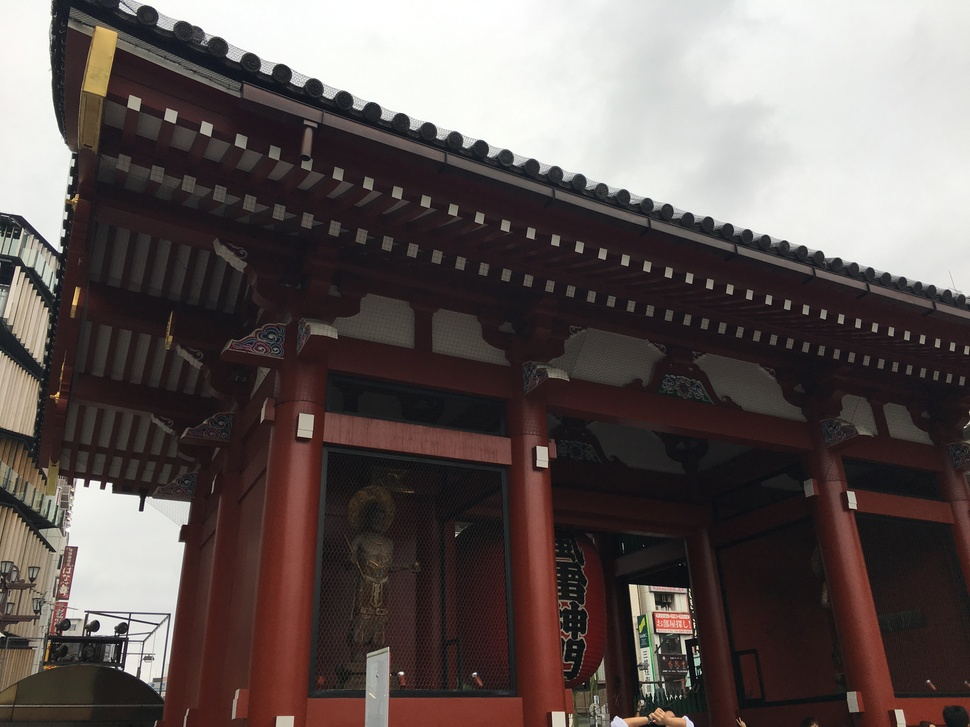
#> input picture Kaminarimon-12.jpg, 970 x 727 px, shrunk from 4032 x 3024 before the run
$ python Matching.py   (Python 2 division)
#> lines starting #> are read from the running program, lines starting #| are printed output that depends on the picture
# -*- coding:utf-8 -*-
import os
import sys
from PIL import Image
import numpy as np
import cv2
from matplotlib import pylab as plt
import sqlite3
from PIL.ExifTags import TAGS, GPSTAGS
import pickle
import time

# ExifからGPSの取得
# [29 lines left out: functions get_exif, calculate, not called in this run]

def process_image(imagename,resultname,params="--edge-thresh 10 --peak-thresh 5"):
  """ 画像を処理してファイルに結果を保存する """
#> called with imagename = 'Kaminarimon-12.jpg', resultname = 'Kaminarimon-12.jpg.sift', params = '--edge-thresh 10 --peak-thresh 5'

  if imagename[-3:] != 'pgm':
    im = np.array(Image.open(imagename).convert('L'))
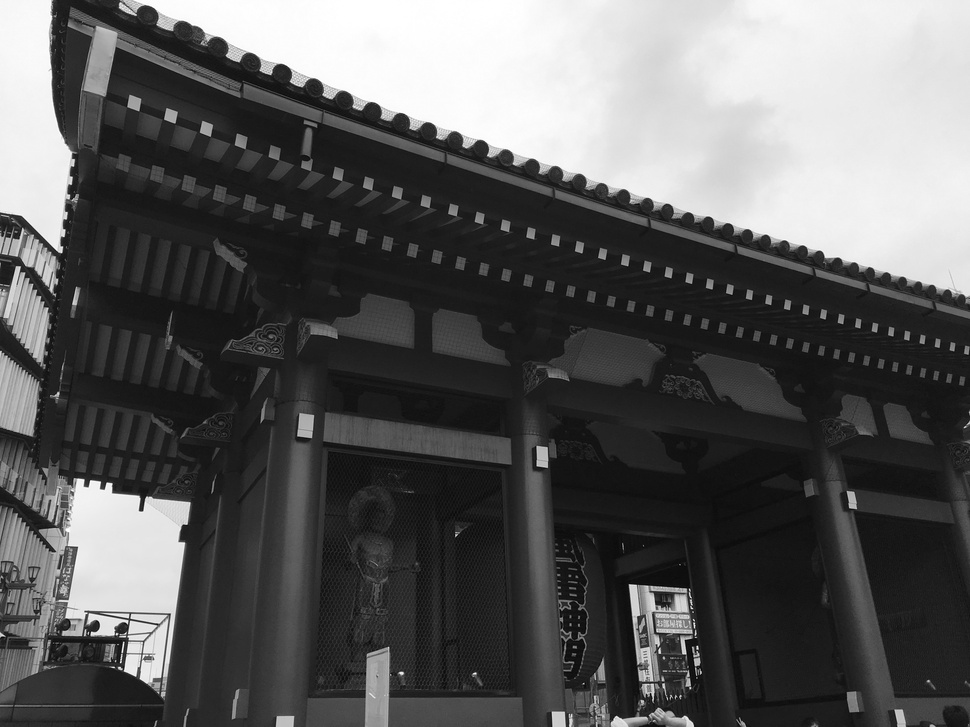
#> im: shape (727, 970); min 1, max 255, mean 90.4
    im= im[::5, ::5]
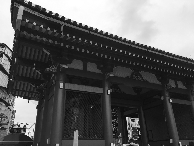
#> im: shape (146, 194); min 2, max 255, mean 90.8
    im= Image.fromarray(np.uint8(im))
    im.save('tmp.pgm')
    imagename = 'tmp.pgm'

  cmmd = str("./sift "+imagename+" --output="+resultname+ " "+params)
  os.system(cmmd)
  print 'processed', imagename, 'to', resultname

def read_features_from_file(filename):

#> (the run stopped early here; a loop or call above may not have finished)

$ run again, with Kaminarimon-10.jpg copied over Kaminarimon-12.jpg
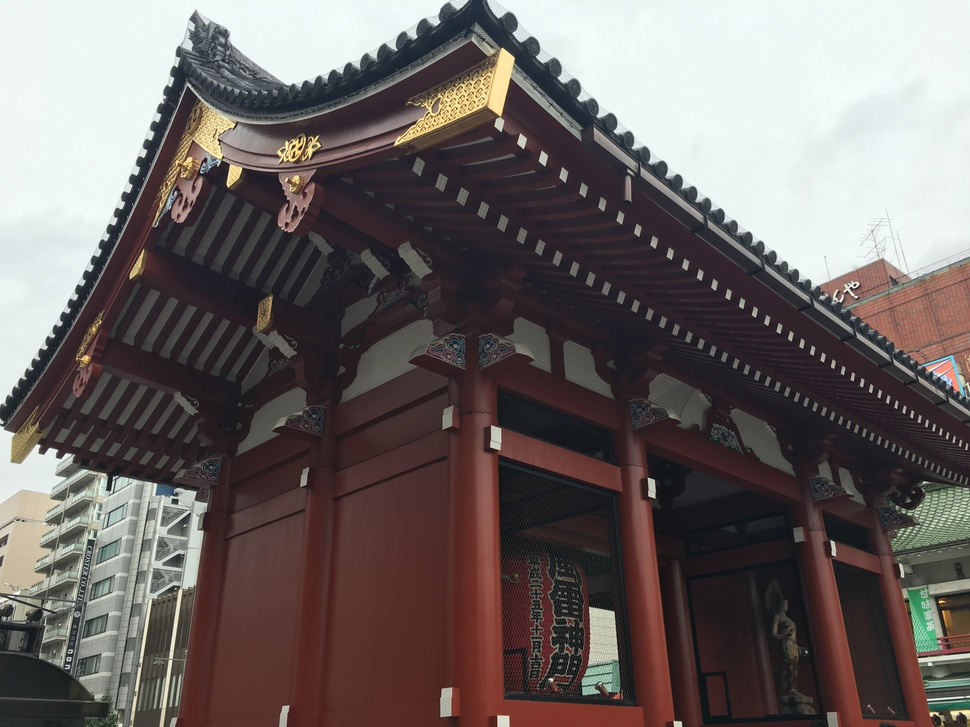
#> input picture Kaminarimon-10.jpg, 970 x 727 px, shrunk from 4032 x 3024 before the run
#> in process_image, `im = np.array(Image.open(imagename).convert('L'))`:
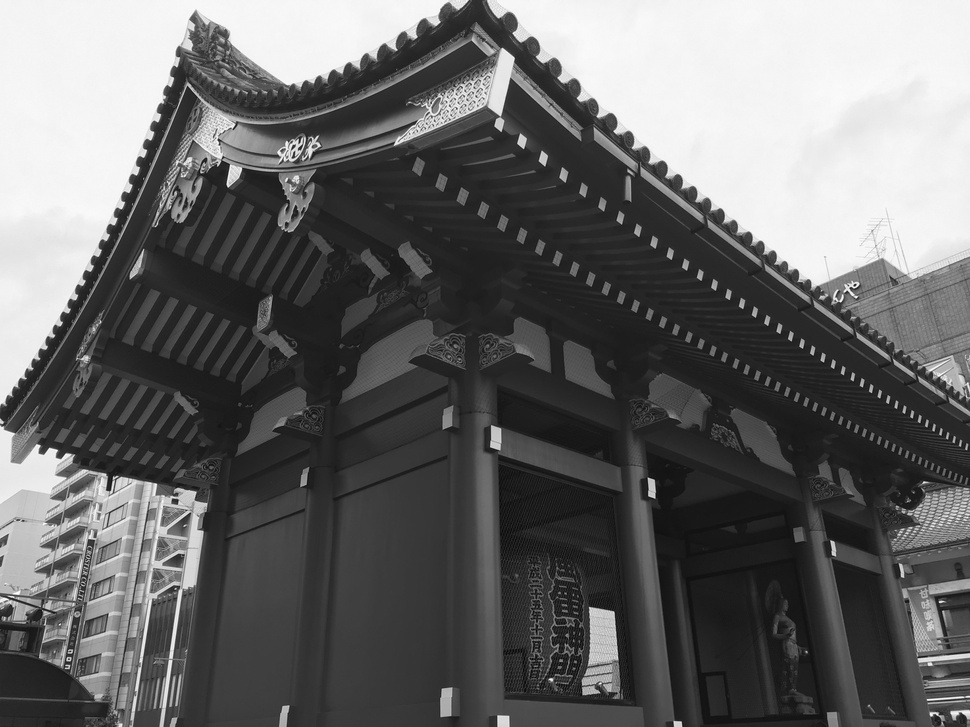
#> im: shape (727, 970); min 2, max 255, mean 102.4
#> in process_image, `im= im[::5, ::5]`:
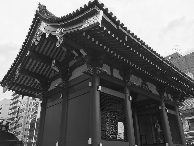
#> im: shape (146, 194); min 6, max 252, mean 102.8

$ run again, with Kaminarimon-11.jpg copied over Kaminarimon-12.jpg
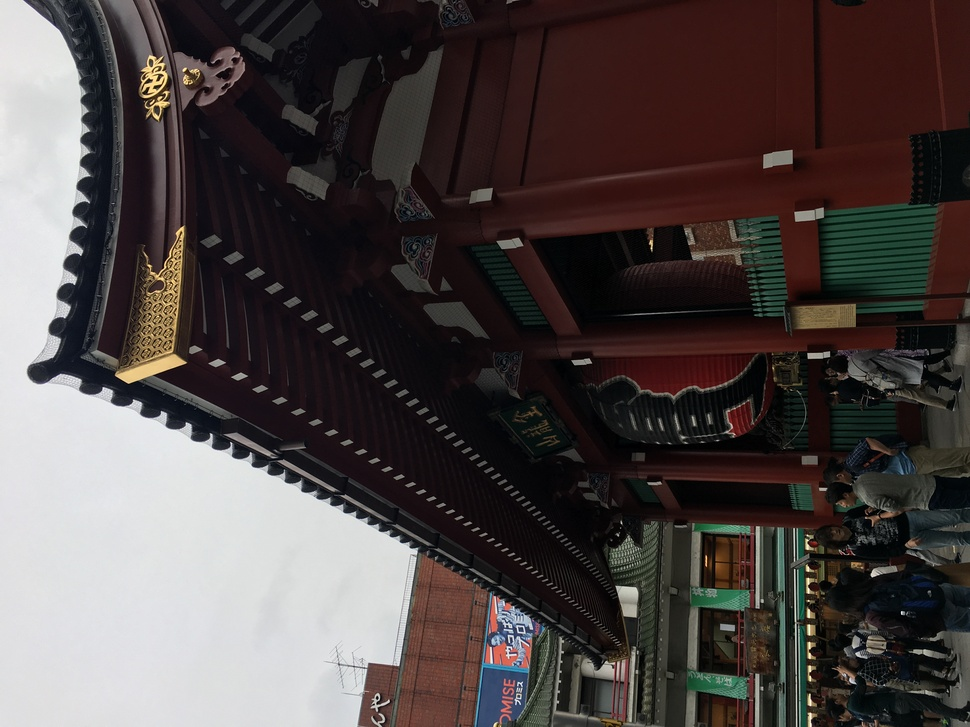
#> input picture Kaminarimon-11.jpg, 970 x 727 px, shrunk from 4032 x 3024 before the run
#> in process_image, `im = np.array(Image.open(imagename).convert('L'))`:
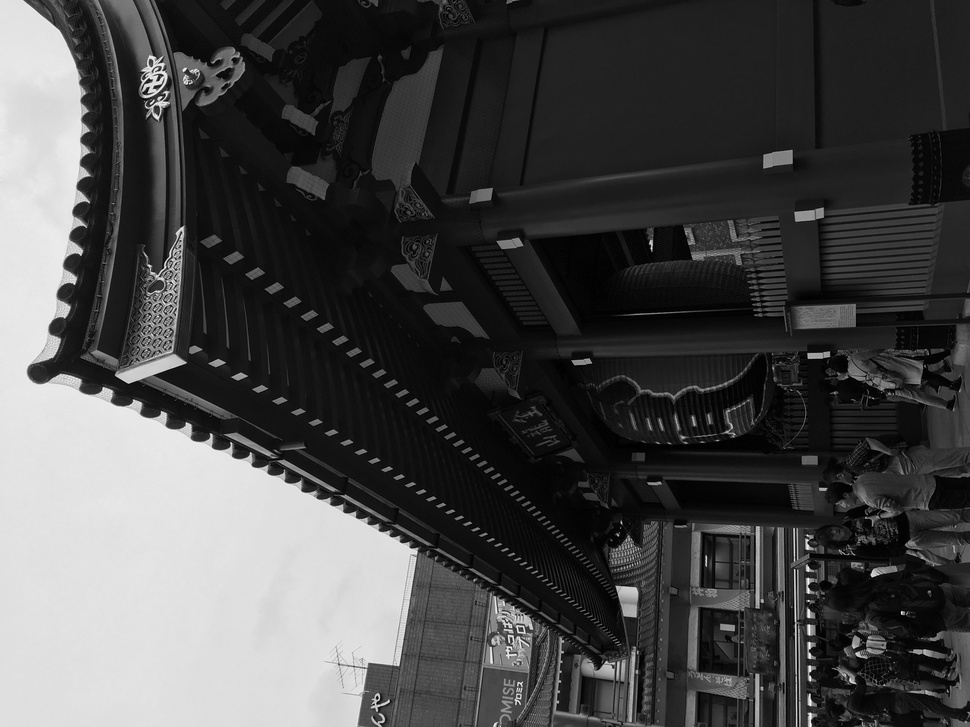
#> im: shape (727, 970); min 0, max 251, mean 72
#> in process_image, `im= im[::5, ::5]`:
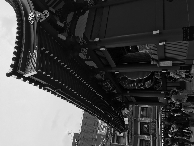
#> im: shape (146, 194); min 0, max 246, mean 72.2
